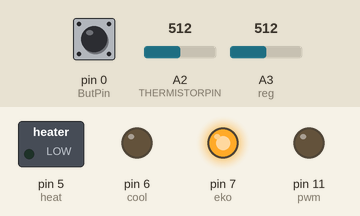
The sketch below on a simulated Arduino Uno, built with avr-gcc and run on an emulated ATmega328P. Parts: switched loads named in the sketch (green lamp = pin HIGH), output pins drawn as LEDs (lit = HIGH). Inputs (shaded band) come from the test bench; at power-on: pin 0 (ButPin) LOW, A2 (THERMISTORPIN) = 512, A3 (reg) = 512. EEPROM starts erased.

Above: at 1.2 s.
1.3 s: pin 0 (ButPin) pulled HIGH for 0.15 s
At 2.6 s:
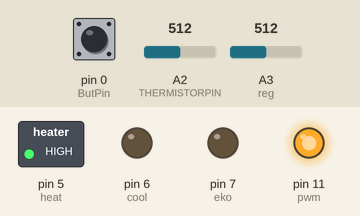
2.9 s: pin 0 (ButPin) pulled HIGH for 1 s
At 4.4 s:
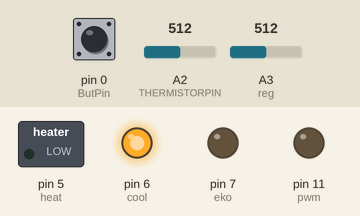
5.4 s: pin 0 (ButPin) pulled HIGH for 3.2 s
At 6.8 s:
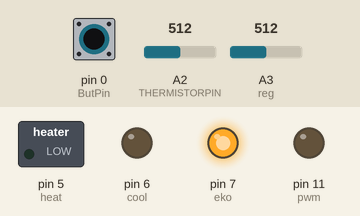
Timing chart, 0 to 8.4 s (numbered marks = the images above; inputs shaded):
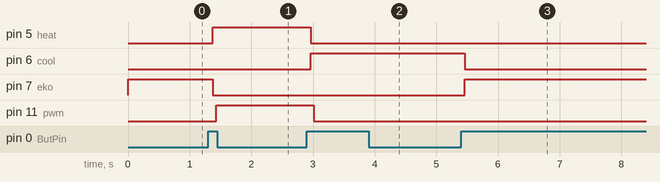

The sketch:

belimo.ino
```cpp
// (licence header left out)
#include <EEPROM.h>

/* ---------------------------------- Pins ---------------------------------- */
#define pwm            11   // PWM output to the Belimo actuator
#define reg            A3   // setpoint regulator input (potentiometer)
#define THERMISTORPIN  A2   // NTC 4.7k thermistor (B = 3950)
#define heat            5   // red LED - "heat" mode
#define cool            6   // green LED - "cool" mode
#define eko             7   // blue LED - "eco" mode
#define ButPin          0   // mode button (conflicts with Serial, see README)

/* -------------------------------- Thermistor -------------------------------- */
#define THERMISTORNOMINAL  4700.0f   // resistance at 25 deg C, ohms
#define TEMPERATURENOMINAL 25.0f     // deg C
#define NUMSAMPLES          5        // number of samples to average
#define BCOEFFICIENT       3950.0f   // thermistor B coefficient
#define SERIESRESISTOR     6700.0f   // series resistor, ohms

/* ------------------------------ Setpoint and PWM ------------------------------ */
#define SETTEMP_MIN   19    // deg C, regulator at minimum (ADC code < 120)
#define SETTEMP_MAX   25    // deg C, regulator at maximum (ADC code >= 1000)
#define PWM_OFF        0    // actuator closed
#define PWM_MED      130    // half power
#define PWM_FULL     255    // full power
#define HYST_HALF    0.5f   // deg C, half-step threshold
#define HYST_FULL    1.0f   // deg C, full-step threshold

/* --------------------------------- Button --------------------------------- */
#define BUTTON_PULLUP 0     // 0 - external pull-down to GND (as in the original),
                            // 1 - internal pull-up, button shorts the pin to GND
#if BUTTON_PULLUP
  #define BUTTON_PIN_MODE INPUT_PULLUP
  #define BUTTON_PRESSED  LOW
#else
  #define BUTTON_PIN_MODE INPUT
  #define BUTTON_PRESSED  HIGH
#endif
#define BUTTON_IDLE   (BUTTON_PRESSED == HIGH ? LOW : HIGH)
#define DEBOUNCE_MS   30    // debounce time, ms

/* -------------------------------- Settings -------------------------------- */
#define USE_EXTERNAL_AREF 1 // 1 - external reference voltage on AREF
#define DEBUG_SERIAL      0 // 1 - debug output on Serial (uses pins 0/1)

/* --------------------------------- Modes --------------------------------- */
#define MODE_HEAT      1
#define MODE_COOL      2
#define MODE_ECO       3
#define MODE_DEFAULT   MODE_ECO  // mode used with a blank EEPROM (0xFF)
#define EEPROM_MODE_ADDR 0

/* --------------------------- Global variables -------------------------- */
int samples[NUMSAMPLES];
int readreg;                       // ADC code of the setpoint regulator
int settemp = SETTEMP_MIN;         // current setpoint, deg C
int regim   = MODE_DEFAULT;        // current mode
int address = EEPROM_MODE_ADDR;    // EEPROM address of the mode byte

/* Setpoint from the regulator position: thresholds are tested from the highest
 * to the lowest, so the whole regulator travel is covered without gaps. */
int setpointFromRegulator(int value) {
  if (value >= 1000) return SETTEMP_MAX;
  if (value >=  850) return 24;
  if (value >=  680) return 23;
  if (value >=  500) return 22;
  if (value >=  340) return 21;
  if (value >=  120) return 20;
  return SETTEMP_MIN;              // codes 0..119
}

/* Average of NUMSAMPLES thermistor readings converted to deg C
 * (B-parameter equation). */
float readTemperature(void) {
  long sum = 0;
  for (uint8_t i = 0; i < NUMSAMPLES; i++) {
    samples[i] = analogRead(THERMISTORPIN);
    sum += samples[i];
    delay(10);
  }
  float average = (float)sum / NUMSAMPLES;

  average = 1023.0f / average - 1.0f;
  average = SERIESRESISTOR / average;

  float steinhart = average / THERMISTORNOMINAL;       // (R/Ro)
  steinhart = log(steinhart);                          // ln(R/Ro)
  steinhart /= BCOEFFICIENT;                           // 1/B * ln(R/Ro)
  steinhart += 1.0f / (TEMPERATURENOMINAL + 273.15f);  // + (1/To)
  steinhart = 1.0f / steinhart;                        // invert
  steinhart -= 273.15f;                                // to degrees Celsius
  return steinhart;
}

/* Mode indication: the LED of the active mode is on. */
void showMode(void) {
  digitalWrite(heat, regim == MODE_HEAT ? HIGH : LOW);
  digitalWrite(cool, regim == MODE_COOL ? HIGH : LOW);
  digitalWrite(eko,  regim == MODE_ECO  ? HIGH : LOW);
}

/* Mode button: debounce, mode change on press and EEPROM write on release
 * (only when the mode really changed). */
void handleButton(void) {
  static uint8_t lastReading = BUTTON_IDLE;
  static bool buttonDown = false;
  static unsigned long lastChange = 0;

  uint8_t reading = digitalRead(ButPin);
  if (reading != lastReading) {
    lastReading = reading;
    lastChange = millis();
  }
  if ((millis() - lastChange) < DEBOUNCE_MS) {
    return;                        // the level is still bouncing
  }

  if (reading == BUTTON_PRESSED) {
    if (!buttonDown) {             // press
      buttonDown = true;
      regim++;
      if (regim > MODE_ECO) {
        regim = MODE_HEAT;
      }
      showMode();
    }
  } else if (buttonDown) {         // release - store the mode
    buttonDown = false;
    if (EEPROM.read(address) != (uint8_t)regim) {
      EEPROM.write(address, (uint8_t)regim);
    }
  }
}

/* Actuator control: 0 / 130 / 255 depending on the deviation of the measured
 * temperature from the setpoint. The PWM value is always set explicitly. */
void updateActuator(float temperature) {
  int output = PWM_OFF;                                       // eco mode

  if (regim == MODE_HEAT) {                                   // heating
    if (temperature >= settemp)                  output = PWM_OFF;
    else if (temperature <= settemp - HYST_FULL) output = PWM_FULL;
    else if (temperature <= settemp - HYST_HALF) output = PWM_MED;
    else                                         output = PWM_OFF;
  } else if (regim == MODE_COOL) {                            // cooling
    if (temperature <= settemp)                  output = PWM_OFF;
    else if (temperature >= settemp + HYST_FULL) output = PWM_FULL;
    else if (temperature >= settemp + HYST_HALF) output = PWM_MED;
    else                                         output = PWM_OFF;
  }

  analogWrite(pwm, output);
}

void setup(void) {
  pinMode(pwm, OUTPUT);
  pinMode(heat, OUTPUT);
  pinMode(cool, OUTPUT);
  pinMode(eko, OUTPUT);
  pinMode(reg, INPUT);
  pinMode(ButPin, BUTTON_PIN_MODE);

  digitalWrite(heat, LOW);
  digitalWrite(cool, LOW);
  digitalWrite(eko, LOW);
  analogWrite(pwm, PWM_OFF);

#if DEBUG_SERIAL
  Serial.begin(9600);
#endif

#if USE_EXTERNAL_AREF
  analogReference(EXTERNAL);
#endif

  regim = EEPROM.read(address);
  if (regim < MODE_HEAT || regim > MODE_ECO) {
    regim = MODE_DEFAULT;          // a blank EEPROM returns 0xFF
  }
  showMode();
}

void loop(void) {
  readreg = analogRead(reg);
  settemp = setpointFromRegulator(readreg);

  handleButton();                       // mode change by button

  float steinhart = readTemperature();  // temperature, deg C
  updateActuator(steinhart);            // PWM to the Belimo actuator

#if DEBUG_SERIAL
  Serial.print(steinhart, 1);
  Serial.print(" *C, setpoint ");
  Serial.print(settemp);
  Serial.print(", mode ");
  Serial.println(regim);
#endif
}
```

Measured:
- after the input at 1.3 s, pin 5 (heat): LOW → HIGH after 0.08 s; pin 7 (eko): HIGH → LOW after 0.08 s; pin 11 (pwm): LOW → HIGH after 0.13 s
- after the input at 2.9 s, pin 5 (heat): HIGH → LOW after 0.06 s; pin 6 (cool): LOW → HIGH after 0.06 s; pin 11 (pwm): HIGH → LOW after 0.11 s
- after the input at 5.4 s, pin 6 (cool): HIGH → LOW after 0.06 s; pin 7 (eko): LOW → HIGH after 0.06 s
